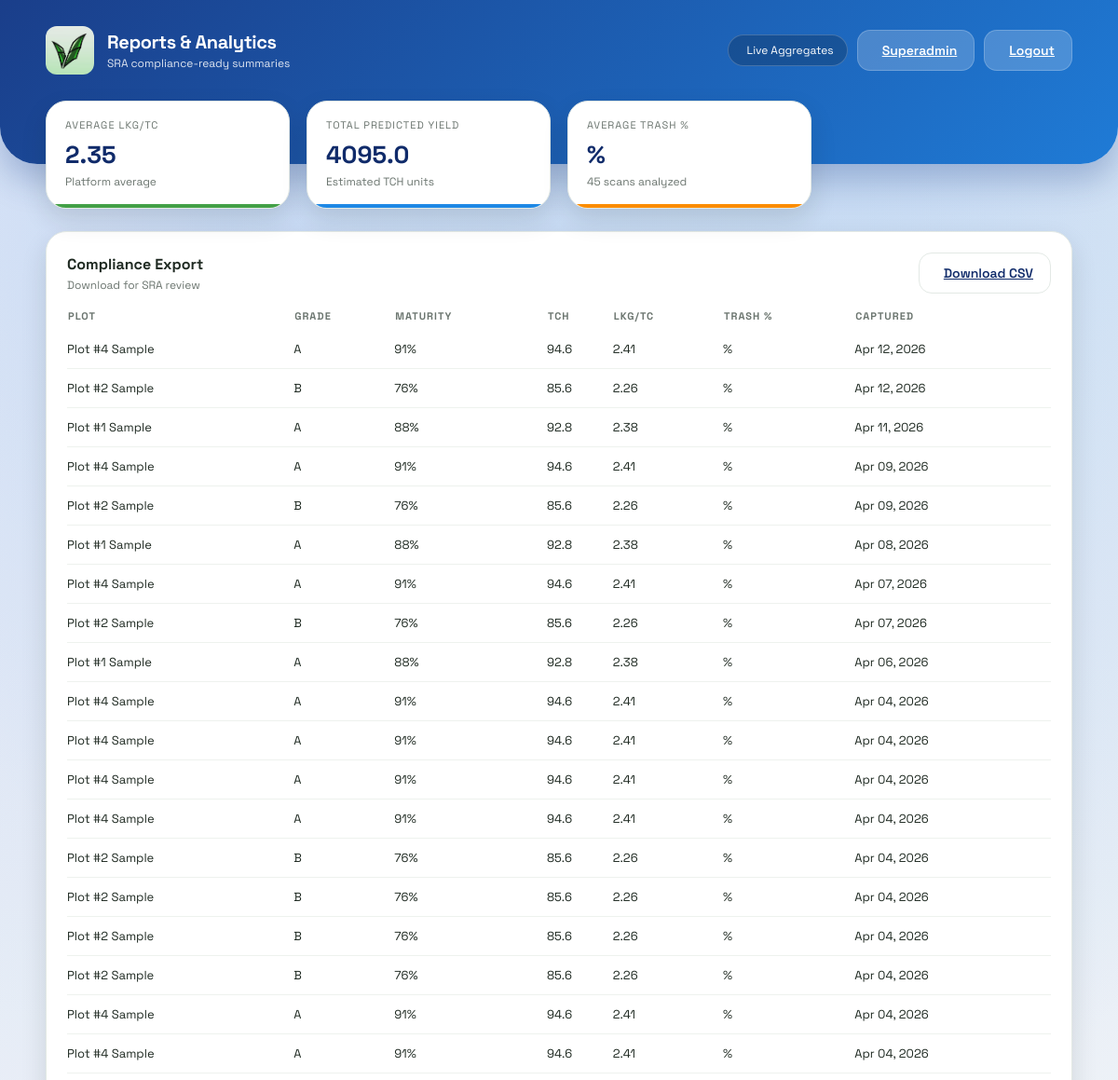
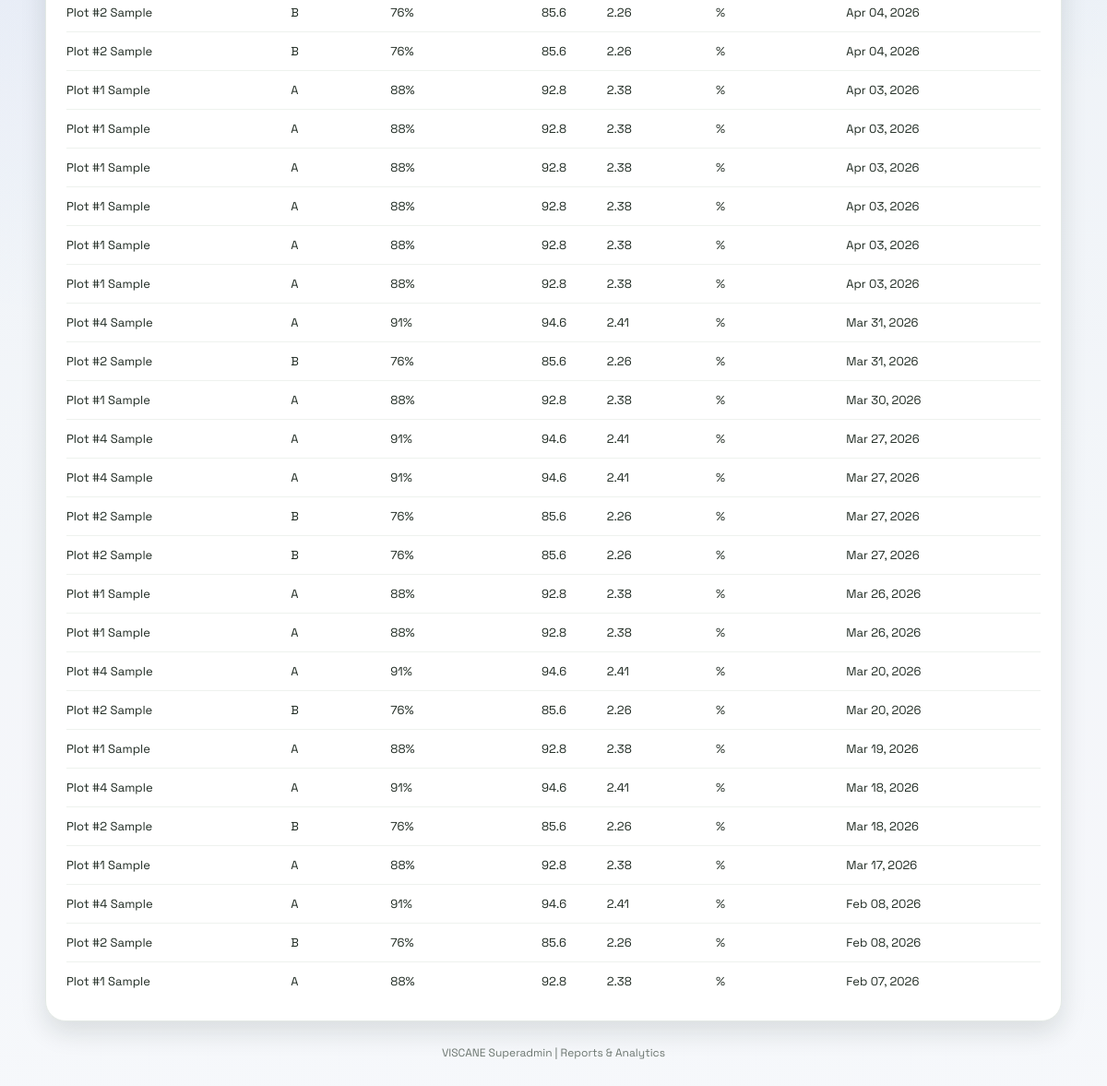
Screenshot of /superadmin/reports (signed in) with the database file from the repository (2 pictures, top to bottom).
### models.py (models this page shows)
class Scan(db.Model):
    id = db.Column(db.Integer, primary_key=True)
    user_id = db.Column(db.Integer, db.ForeignKey('user.id', ondelete='CASCADE'), nullable=False)
    plot_name = db.Column(db.String(80), nullable=False)
    grade = db.Column(db.String(2), nullable=False)
    maturity_pct = db.Column(db.Integer, nullable=False)
    status = db.Column(db.String(20), nullable=False, default='pending')
    created_at = db.Column(db.DateTime, default=datetime.utcnow, nullable=False)
    user = db.relationship('User', backref=db.backref('scans', lazy=True, cascade='all, delete-orphan'))

### app.py (the view)
@app.route('/superadmin/reports')
@role_required('superadmin')
def superadmin_reports():
    scans = Scan.query.order_by(Scan.created_at.desc()).all()
    total_scans = len(scans)
    rows = []
    total_tch = 0
    total_lkg_tc = 0
    total_trash = 0
    for scan in scans:
        tch, lkg_tc, trash_pct = estimate_scan_metrics(scan)
        total_tch += tch
        total_lkg_tc += lkg_tc
        total_trash += trash_pct
        rows.append({
            "plot_name": scan.plot_name,
            "grade": scan.grade,
            "maturity_pct": scan.maturity_pct,
            "tch": tch,
            "lkg_tc": lkg_tc,
            "created_at": scan.created_at
        })
    avg_lkg_tc = round(total_lkg_tc / total_scans, 2) if total_scans else 0
    avg_trash_pct = round(total_trash / total_scans, 2) if total_scans else 0
    total_predicted_yield = round(total_tch, 2) if total_scans else 0
    report = {
        "avg_lkg_tc": avg_lkg_tc,
        "total_predicted_yield": total_predicted_yield,
        "total_scans": total_scans
    }
    return render_template(
        'superadmin_reports.html',
        report=report,
        rows=rows,
        current_admin=get_current_admin()
    )

### app.py (called while the page is built)
def role_required(required_role):
    def decorator(view):
        @wraps(view)
        def wrapped(*args, **kwargs):
            admin_id = session.get('admin_id')
            if not admin_id:
                return redirect(url_for('admin_login'))
            admin = Admin.query.get(admin_id)
            if not admin or admin.is_archived or admin.role != required_role:
                return redirect(url_for('admin_portal'))
            return view(*args, **kwargs)
        return wrapped
    return decorator

def get_current_admin():
    admin_id = session.get('admin_id')
    if not admin_id:
        return None
    admin = Admin.query.get(admin_id)
    if not admin or admin.is_archived:
        return None
    return admin

def estimate_scan_metrics(scan):
    maturity = scan.maturity_pct or 0
    estimated_tch = round(40 + (maturity * 0.6), 2)
    estimated_lkg_tc = round(1.5 + (maturity * 0.01), 2)
    estimated_trash_pct = round(max(2, 12 - (maturity * 0.08)), 2)
    return estimated_tch, estimated_lkg_tc, estimated_trash_pct

### templates/superadmin_reports.html (shortened to what this page needs)
<!DOCTYPE html>
<html lang="en">
<head>
    <link rel="stylesheet" href="{{ url_for('static', filename='style.css') }}">
</head>
<body class="admin-layout">
    <header class="dashboard-header">
        <div class="header-content">
            <div class="brand">
                <div class="brand-icon">
                    <img src="{{ url_for('static', filename='logo.jpg') }}" alt="VISCANE Logo" style="width: 100%; height: 100%; object-fit: cover; border-radius: 12px;">
                </div>
                <div>
                    <p class="brand-title">Reports & Analytics</p>
                    <p class="brand-subtitle">SRA compliance-ready summaries</p>
                </div>
            </div>
            <div class="header-actions">
                <div class="status-pill">
                    Live Aggregates
                </div>
                <a class="btn light" href="/superadmin">
                    Superadmin
                </a>
                <a class="btn light" href="/admin-logout">
                    Logout
                </a>
            </div>
        </div>
    </header>
    <main class="dashboard-container fade-in">
        <section class="stats-grid">
            <div class="stat-card accent-green">
                <div class="stat-label">Average LKG/TC</div>
                <div class="stat-value">{{ report.avg_lkg_tc }}</div>
                <div class="stat-meta">Platform average</div>
            </div>
            <div class="stat-card accent-blue">
                <div class="stat-label">Total Predicted Yield</div>
                <div class="stat-value">{{ report.total_predicted_yield }}</div>
                <div class="stat-meta">Estimated TCH units</div>
            </div>
            <div class="stat-card accent-orange">
                <div class="stat-label">Average Trash %</div>
                <div class="stat-value">{{ report.avg_trash_pct }}%</div>
                <div class="stat-meta">{{ report.total_scans }} scans analyzed</div>
            </div>
        </section>
        <section class="panel">
            <div class="panel-header">
                <div>
                    <h3 class="panel-title">Compliance Export</h3>
                    <p class="panel-subtitle">Download for SRA review</p>
                </div>
                <a class="btn ghost" href="/superadmin/reports/download">
                    Download CSV
                </a>
            </div>
            <table class="data-table">
                <thead>
                    <tr>
                        <th>Plot</th>
                        <th>Grade</th>
                        <th>Maturity</th>
                        <th>TCH</th>
                        <th>LKG/TC</th>
                        <th>Trash %</th>
                        <th>Captured</th>
                    </tr>
                </thead>
                <tbody>
                    {% if rows %}
                        {% for row in rows %}
                            <tr>
                                <td>{{ row.plot_name }}</td>
                                <td>{{ row.grade }}</td>
                                <td>{{ row.maturity_pct }}%</td>
                                <td>{{ row.tch }}</td>
                                <td>{{ row.lkg_tc }}</td>
                                <td>{{ row.trash_pct }}%</td>
                                <td>{{ row.created_at.strftime('%b %d, %Y') }}</td>
                            </tr>
                        {% endfor %}
                    {% else %}
                        <tr>
                            <td colspan="7">No scan data available for reporting.</td>
                        </tr>
                    {% endif %}
                </tbody>
            </table>
        </section>
        <div class="footer-link">VISCANE Superadmin | Reports & Analytics</div>
    </main>
</body>
</html>

### rows the page displays
Scan: plot_name "Plot #4 Sample", grade "A", maturity_pct "91", tch "94.6", lkg_tc "2.41", created_at "Apr 12, 2026"
Scan: plot_name "Plot #2 Sample", grade "B", maturity_pct "76", tch "85.6", lkg_tc "2.26", created_at "Apr 12, 2026"
Scan: plot_name "Plot #1 Sample", grade "A", maturity_pct "88", tch "92.8", lkg_tc "2.38", created_at "Apr 11, 2026"
Scan: plot_name "Plot #4 Sample", grade "A", maturity_pct "91", tch "94.6", lkg_tc "2.41", created_at "Apr 09, 2026"
Scan: plot_name "Plot #2 Sample", grade "B", maturity_pct "76", tch "85.6", lkg_tc "2.26", created_at "Apr 09, 2026"
Scan: plot_name "Plot #1 Sample", grade "A", maturity_pct "88", tch "92.8", lkg_tc "2.38", created_at "Apr 08, 2026"
Scan: plot_name "Plot #4 Sample", grade "A", maturity_pct "91", tch "94.6", lkg_tc "2.41", created_at "Apr 07, 2026"
Scan: plot_name "Plot #2 Sample", grade "B", maturity_pct "76", tch "85.6", lkg_tc "2.26", created_at "Apr 07, 2026"
Scan: plot_name "Plot #1 Sample", grade "A", maturity_pct "88", tch "92.8", lkg_tc "2.38", created_at "Apr 06, 2026"
Scan: plot_name "Plot #4 Sample", grade "A", maturity_pct "91", tch "94.6", lkg_tc "2.41", created_at "Apr 04, 2026"
Scan: plot_name "Plot #4 Sample", grade "A", maturity_pct "91", tch "94.6", lkg_tc "2.41", created_at "Apr 04, 2026"
Scan: plot_name "Plot #4 Sample", grade "A", maturity_pct "91", tch "94.6", lkg_tc "2.41", created_at "Apr 04, 2026"
Scan: plot_name "Plot #4 Sample", grade "A", maturity_pct "91", tch "94.6", lkg_tc "2.41", created_at "Apr 04, 2026"
Scan: plot_name "Plot #2 Sample", grade "B", maturity_pct "76", tch "85.6", lkg_tc "2.26", created_at "Apr 04, 2026"
Scan: plot_name "Plot #2 Sample", grade "B", maturity_pct "76", tch "85.6", lkg_tc "2.26", created_at "Apr 04, 2026"
Scan: plot_name "Plot #2 Sample", grade "B", maturity_pct "76", tch "85.6", lkg_tc "2.26", created_at "Apr 04, 2026"
Scan: plot_name "Plot #2 Sample", grade "B", maturity_pct "76", tch "85.6", lkg_tc "2.26", created_at "Apr 04, 2026"
Scan: plot_name "Plot #4 Sample", grade "A", maturity_pct "91", tch "94.6", lkg_tc "2.41", created_at "Apr 04, 2026"
Scan: plot_name "Plot #4 Sample", grade "A", maturity_pct "91", tch "94.6", lkg_tc "2.41", created_at "Apr 04, 2026"
Scan: plot_name "Plot #2 Sample", grade "B", maturity_pct "76", tch "85.6", lkg_tc "2.26", created_at "Apr 04, 2026"
Scan: plot_name "Plot #2 Sample", grade "B", maturity_pct "76", tch "85.6", lkg_tc "2.26", created_at "Apr 04, 2026"
Scan: plot_name "Plot #1 Sample", grade "A", maturity_pct "88", tch "92.8", lkg_tc "2.38", created_at "Apr 03, 2026"
Scan: plot_name "Plot #1 Sample", grade "A", maturity_pct "88", tch "92.8", lkg_tc "2.38", created_at "Apr 03, 2026"
Scan: plot_name "Plot #1 Sample", grade "A", maturity_pct "88", tch "92.8", lkg_tc "2.38", created_at "Apr 03, 2026"
Scan: plot_name "Plot #1 Sample", grade "A", maturity_pct "88", tch "92.8", lkg_tc "2.38", created_at "Apr 03, 2026"
Scan: plot_name "Plot #1 Sample", grade "A", maturity_pct "88", tch "92.8", lkg_tc "2.38", created_at "Apr 03, 2026"
Scan: plot_name "Plot #1 Sample", grade "A", maturity_pct "88", tch "92.8", lkg_tc "2.38", created_at "Apr 03, 2026"
Scan: plot_name "Plot #4 Sample", grade "A", maturity_pct "91", tch "94.6", lkg_tc "2.41", created_at "Mar 31, 2026"
Scan: plot_name "Plot #2 Sample", grade "B", maturity_pct "76", tch "85.6", lkg_tc "2.26", created_at "Mar 31, 2026"
Scan: plot_name "Plot #1 Sample", grade "A", maturity_pct "88", tch "92.8", lkg_tc "2.38", created_at "Mar 30, 2026"
Scan: plot_name "Plot #4 Sample", grade "A", maturity_pct "91", tch "94.6", lkg_tc "2.41", created_at "Mar 27, 2026"
Scan: plot_name "Plot #4 Sample", grade "A", maturity_pct "91", tch "94.6", lkg_tc "2.41", created_at "Mar 27, 2026"
Scan: plot_name "Plot #2 Sample", grade "B", maturity_pct "76", tch "85.6", lkg_tc "2.26", created_at "Mar 27, 2026"
Scan: plot_name "Plot #2 Sample", grade "B", maturity_pct "76", tch "85.6", lkg_tc "2.26", created_at "Mar 27, 2026"
Scan: plot_name "Plot #1 Sample", grade "A", maturity_pct "88", tch "92.8", lkg_tc "2.38", created_at "Mar 26, 2026"
Scan: plot_name "Plot #1 Sample", grade "A", maturity_pct "88", tch "92.8", lkg_tc "2.38", created_at "Mar 26, 2026"
Scan: plot_name "Plot #4 Sample", grade "A", maturity_pct "91", tch "94.6", lkg_tc "2.41", created_at "Mar 20, 2026"
Scan: plot_name "Plot #2 Sample", grade "B", maturity_pct "76", tch "85.6", lkg_tc "2.26", created_at "Mar 20, 2026"
Scan: plot_name "Plot #1 Sample", grade "A", maturity_pct "88", tch "92.8", lkg_tc "2.38", created_at "Mar 19, 2026"
Scan: plot_name "Plot #4 Sample", grade "A", maturity_pct "91", tch "94.6", lkg_tc "2.41", created_at "Mar 18, 2026"
Scan: plot_name "Plot #2 Sample", grade "B", maturity_pct "76", tch "85.6", lkg_tc "2.26", created_at "Mar 18, 2026"
Scan: plot_name "Plot #1 Sample", grade "A", maturity_pct "88", tch "92.8", lkg_tc "2.38", created_at "Mar 17, 2026"
Scan: plot_name "Plot #4 Sample", grade "A", maturity_pct "91", tch "94.6", lkg_tc "2.41", created_at "Feb 08, 2026"
Scan: plot_name "Plot #2 Sample", grade "B", maturity_pct "76", tch "85.6", lkg_tc "2.26", created_at "Feb 08, 2026"
Scan: plot_name "Plot #1 Sample", grade "A", maturity_pct "88", tch "92.8", lkg_tc "2.38", created_at "Feb 07, 2026"

### other values shown
{{ report.avg_lkg_tc }} "2.35"
{{ report.total_predicted_yield }} "4095.0"
{{ report.total_scans }} "45"
